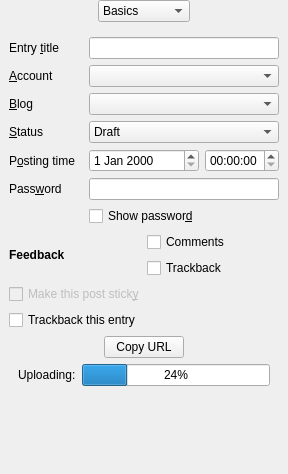
<?xml version="1.0" encoding="UTF-8"?>
<ui version="4.0">
 <class>CategoryWidget</class>
 <widget class="QWidget" name="CategoryWidget">
  <property name="geometry">
   <rect>
    <x>0</x>
    <y>0</y>
    <width>284</width>
    <height>474</height>
   </rect>
  </property>
  <property name="windowTitle">
   <string>Form</string>
  </property>
  <layout class="QVBoxLayout">
   <property name="margin">
    <number>0</number>
   </property>
   <item>
    <layout class="QHBoxLayout">
     <item>
      <spacer>
       <property name="orientation">
        <enum>Qt::Horizontal</enum>
       </property>
       <property name="sizeHint" stdset="0">
        <size>
         <width>40</width>
         <height>20</height>
        </size>
       </property>
      </spacer>
     </item>
     <item>
      <widget class="QComboBox" name="cbPageSelector">
       <item>
        <property name="text">
         <string>Basics</string>
        </property>
       </item>
       <item>
        <property name="text">
         <string>Categories</string>
        </property>
       </item>
       <item>
        <property name="text">
         <string>Excerpt</string>
        </property>
       </item>
       <item>
        <property name="text">
         <string>Tags</string>
        </property>
       </item>
       <item>
        <property name="text">
         <string>Trackbacks</string>
        </property>
       </item>
      </widget>
     </item>
     <item>
      <spacer>
       <property name="orientation">
        <enum>Qt::Horizontal</enum>
       </property>
       <property name="sizeHint" stdset="0">
        <size>
         <width>40</width>
         <height>20</height>
        </size>
       </property>
      </spacer>
     </item>
    </layout>
   </item>
   <item>
    <widget class="QStackedWidget" name="stackedWidget">
     <property name="currentIndex">
      <number>0</number>
     </property>
     <widget class="QWidget" name="basicsPage">
      <layout class="QVBoxLayout" name="verticalLayout_3">
       <item>
        <layout class="QGridLayout">
         <item row="2" column="0">
          <widget class="QLabel" name="lBlog">
           <property name="text">
            <string>&amp;Blog</string>
           </property>
           <property name="buddy">
            <cstring>cbBlogSelector</cstring>
           </property>
          </widget>
         </item>
         <item row="1" column="0">
          <widget class="QLabel" name="lAccount">
           <property name="text">
            <string>&amp;Account</string>
           </property>
           <property name="buddy">
            <cstring>cbAccountSelector</cstring>
           </property>
          </widget>
         </item>
         <item row="4" column="2">
          <widget class="QTimeEdit" name="dteScheduleTime">
           <property name="enabled">
            <bool>true</bool>
           </property>
          </widget>
         </item>
         <item row="7" column="1">
          <widget class="QCheckBox" name="chShowPassword">
           <property name="text">
            <string>Show passwor&amp;d</string>
           </property>
          </widget>
         </item>
         <item row="4" column="1">
          <widget class="QDateEdit" name="dteScheduleDate">
           <property name="enabled">
            <bool>true</bool>
           </property>
          </widget>
         </item>
         <item row="0" column="1" colspan="2">
          <widget class="QLineEdit" name="leTitle"/>
         </item>
         <item row="0" column="0">
          <widget class="QLabel" name="lTitle">
           <property name="sizePolicy">
            <sizepolicy hsizetype="Minimum" vsizetype="Preferred">
             <horstretch>0</horstretch>
             <verstretch>0</verstretch>
            </sizepolicy>
           </property>
           <property name="text">
            <string>Entry &amp;title</string>
           </property>
           <property name="buddy">
            <cstring>leTitle</cstring>
           </property>
          </widget>
         </item>
         <item row="1" column="1" colspan="2">
          <widget class="QComboBox" name="cbAccountSelector"/>
         </item>
         <item row="7" column="0">
          <widget class="QWidget" name="wBlankWidget" native="true"/>
         </item>
         <item row="6" column="0">
          <widget class="QLabel" name="lPassword">
           <property name="text">
            <string>Pass&amp;word</string>
           </property>
           <property name="buddy">
            <cstring>lePassword</cstring>
           </property>
          </widget>
         </item>
         <item row="2" column="1" colspan="2">
          <widget class="QComboBox" name="cbBlogSelector">
           <property name="whatsThis">
            <string>If your blog software allows you to publish more than one blog, as with Movable Type, you must choose which blog here.  (If you use Wordpress, ignore this.)</string>
           </property>
          </widget>
         </item>
         <item row="6" column="1" colspan="2">
          <widget class="QLineEdit" name="lePassword">
           <property name="toolTip">
            <string>Password (leave blank for no password)</string>
           </property>
           <property name="whatsThis">
            <string>A password to read this post. Leave this blank if you do not want to apply a password. Note that the title will be visible.</string>
           </property>
           <property name="echoMode">
            <enum>QLineEdit::Password</enum>
           </property>
          </widget>
         </item>
         <item row="3" column="0">
          <widget class="QLabel" name="lStatus">
           <property name="whatsThis">
            <string>Whether the entry is to be published immediately, or stored in the blog database for publication later</string>
           </property>
           <property name="text">
            <string>&amp;Status</string>
           </property>
           <property name="buddy">
            <cstring>cbStatus</cstring>
           </property>
          </widget>
         </item>
         <item row="4" column="0">
          <widget class="QLabel" name="lScheduleTime">
           <property name="text">
            <string>P&amp;osting time</string>
           </property>
           <property name="buddy">
            <cstring>dteScheduleDate</cstring>
           </property>
          </widget>
         </item>
         <item row="3" column="1" colspan="2">
          <widget class="QComboBox" name="cbStatus">
           <property name="whatsThis">
            <string>Whether the entry is to be published immediately, or just stored in the blog database for publication later</string>
           </property>
           <item>
            <property name="text">
             <string>Draft</string>
            </property>
           </item>
           <item>
            <property name="text">
             <string>Publish</string>
            </property>
           </item>
          </widget>
         </item>
        </layout>
       </item>
       <item>
        <layout class="QGridLayout">
         <item row="0" column="0" rowspan="2">
          <widget class="QLabel" name="label">
           <property name="text">
            <string>&lt;b&gt;Feedback&lt;/b&gt;</string>
           </property>
          </widget>
         </item>
         <item row="0" column="1">
          <widget class="QCheckBox" name="chAllowComments">
           <property name="whatsThis">
            <string>Click here if comments are to be allowed</string>
           </property>
           <property name="text">
            <string>Comments</string>
           </property>
          </widget>
         </item>
         <item row="1" column="1">
          <widget class="QCheckBox" name="chAllowTB">
           <property name="whatsThis">
            <string>Trackbacks are links to other sites, or other people's blog entries, placed by other people.  If you want to allow this, tick this box. Note that if you configure your blog software to refuse trackbacks, or not publish trackback locations, ticking this box will have no effect.</string>
           </property>
           <property name="text">
            <string>Trackback</string>
           </property>
          </widget>
         </item>
        </layout>
       </item>
       <item>
        <widget class="QCheckBox" name="chSticky">
         <property name="enabled">
          <bool>false</bool>
         </property>
         <property name="whatsThis">
          <string>Sticky posts will always appear at the top of your Wordpress blog, usually in a distinctive style.</string>
         </property>
         <property name="text">
          <string>Make this post stick&amp;y</string>
         </property>
        </widget>
       </item>
       <item>
        <widget class="QCheckBox" name="cbDoTB">
         <property name="text">
          <string>Trackback this entry</string>
         </property>
        </widget>
       </item>
       <item>
        <widget class="QWidget" name="copyURLWidget" native="true">
         <layout class="QHBoxLayout" name="horizontalLayout">
          <property name="topMargin">
           <number>0</number>
          </property>
          <property name="bottomMargin">
           <number>0</number>
          </property>
          <item>
           <spacer name="horizontalSpacer">
            <property name="orientation">
             <enum>Qt::Horizontal</enum>
            </property>
            <property name="sizeHint" stdset="0">
             <size>
              <width>56</width>
              <height>20</height>
             </size>
            </property>
           </spacer>
          </item>
          <item>
           <widget class="QPushButton" name="pbCopyURL">
            <property name="toolTip">
             <string>Copy the uploaded file's URL to the clipboard</string>
            </property>
            <property name="whatsThis">
             <string>Copy the location of the file you just uploaded to the clipboard, so you can paste it into your entry</string>
            </property>
            <property name="text">
             <string>Copy URL</string>
            </property>
           </widget>
          </item>
          <item>
           <spacer name="horizontalSpacer_2">
            <property name="orientation">
             <enum>Qt::Horizontal</enum>
            </property>
            <property name="sizeHint" stdset="0">
             <size>
              <width>55</width>
              <height>20</height>
             </size>
            </property>
           </spacer>
          </item>
         </layout>
        </widget>
       </item>
       <item>
        <widget class="QWidget" name="progressWidget" native="true">
         <layout class="QHBoxLayout" name="horizontalLayout_2">
          <property name="topMargin">
           <number>0</number>
          </property>
          <property name="bottomMargin">
           <number>0</number>
          </property>
          <item>
           <widget class="QLabel" name="lProgressBarLabel">
            <property name="text">
             <string>Uploading:</string>
            </property>
           </widget>
          </item>
          <item>
           <widget class="QProgressBar" name="progressBar">
            <property name="value">
             <number>24</number>
            </property>
           </widget>
          </item>
         </layout>
        </widget>
       </item>
       <item>
        <spacer name="verticalSpacer">
         <property name="orientation">
          <enum>Qt::Vertical</enum>
         </property>
         <property name="sizeHint" stdset="0">
          <size>
           <width>20</width>
           <height>40</height>
          </size>
         </property>
        </spacer>
       </item>
      </layout>
     </widget>
     <widget class="QWidget" name="categoryPage">
      <layout class="QVBoxLayout">
       <item>
        <widget class="QGroupBox" name="gbCategory">
         <property name="title">
          <string>Categories</string>
         </property>
         <layout class="QGridLayout" name="gridLayout_2">
          <item row="0" column="0">
           <widget class="QLabel" name="lMainCat">
            <property name="text">
             <string>Primary</string>
            </property>
            <property name="buddy">
             <cstring>cbMainCat</cstring>
            </property>
           </widget>
          </item>
          <item row="1" column="0" colspan="2">
           <widget class="QComboBox" name="cbMainCat">
            <property name="whatsThis">
             <string>The main category under which your entry is to be published.  If you are choosing only one category, choose it here.</string>
            </property>
           </widget>
          </item>
          <item row="2" column="0">
           <widget class="QLabel" name="lOtherCats">
            <property name="text">
             <string>Others</string>
            </property>
            <property name="buddy">
             <cstring>lwOtherCats</cstring>
            </property>
           </widget>
          </item>
          <item row="3" column="0" colspan="2">
           <widget class="QListWidget" name="lwOtherCats">
            <property name="contextMenuPolicy">
             <enum>Qt::ActionsContextMenu</enum>
            </property>
            <property name="whatsThis">
             <string>Secondary categories, if your blog system supports them.  To select more than one category, hold down Ctrl and click the main mouse button.</string>
            </property>
            <property name="selectionMode">
             <enum>QAbstractItemView::MultiSelection</enum>
            </property>
           </widget>
          </item>
          <item row="4" column="0" colspan="2">
           <widget class="QCheckBox" name="chNoCats">
            <property name="toolTip">
             <string>Don't use any categories</string>
            </property>
            <property name="text">
             <string>No categories</string>
            </property>
           </widget>
          </item>
          <item row="5" column="0">
           <widget class="QPushButton" name="pbRefresh">
            <property name="whatsThis">
             <string>Fetches an updated category list from the blog server</string>
            </property>
            <property name="text">
             <string>&amp;Refresh</string>
            </property>
           </widget>
          </item>
          <item row="5" column="1">
           <widget class="QPushButton" name="pbAddCategory">
            <property name="toolTip">
             <string>Add a category</string>
            </property>
            <property name="whatsThis">
             <string>Add a new category to your blog.  Your blog needs to support the Wordpress API for this to work.</string>
            </property>
            <property name="text">
             <string>Add category</string>
            </property>
           </widget>
          </item>
         </layout>
        </widget>
       </item>
      </layout>
     </widget>
     <widget class="QWidget" name="excerptPage">
      <layout class="QVBoxLayout">
       <item>
        <widget class="QGroupBox" name="gbExcerpt">
         <property name="title">
          <string>RSS Excerpt</string>
         </property>
         <layout class="QVBoxLayout">
          <item>
           <widget class="QTextEdit" name="teExcerpt"/>
          </item>
          <item>
           <widget class="QLabel" name="lExcerptExplanation">
            <property name="text">
             <string>RSS E&amp;xcerpt: This will appear in your summarised RSS feeds if you choose to enter anything here.  If you do not, your blog engine will use the first few lines of the post (or the entire post, if it is short enough).</string>
            </property>
            <property name="alignment">
             <set>Qt::AlignJustify|Qt::AlignVCenter</set>
            </property>
            <property name="wordWrap">
             <bool>true</bool>
            </property>
            <property name="buddy">
             <cstring>teExcerpt</cstring>
            </property>
           </widget>
          </item>
         </layout>
        </widget>
       </item>
      </layout>
     </widget>
     <widget class="QWidget" name="keywordTagsPage">
      <layout class="QVBoxLayout" name="verticalLayout_2">
       <item>
        <widget class="QGroupBox" name="gbKeywordTags">
         <property name="title">
          <string>Tags</string>
         </property>
         <layout class="QVBoxLayout" name="verticalLayout">
          <item>
           <layout class="QGridLayout" name="gridLayout">
            <item row="7" column="0" colspan="3">
             <widget class="QLineEdit" name="leAddKeywordTag">
              <property name="toolTip">
               <string>Enter tag; no need for quotes</string>
              </property>
              <property name="whatsThis">
               <string>Enter the tag name here; no need to use quotes if there are two or more words</string>
              </property>
             </widget>
            </item>
            <item row="0" column="0" colspan="4">
             <widget class="QListWidget" name="lwAvailKeywordTags">
              <property name="contextMenuPolicy">
               <enum>Qt::ActionsContextMenu</enum>
              </property>
              <property name="toolTip">
               <string>Tags already in use on your blog</string>
              </property>
              <property name="whatsThis">
               <string>These are the tags that your blog already knows about. Double-click any of these to add it to this entry. You can add another one using the line box below.</string>
              </property>
              <property name="sortingEnabled">
               <bool>true</bool>
              </property>
             </widget>
            </item>
            <item row="4" column="0" colspan="4">
             <widget class="QListWidget" name="lwKeywordTags">
              <property name="contextMenuPolicy">
               <enum>Qt::ActionsContextMenu</enum>
              </property>
              <property name="toolTip">
               <string>Tags for this post</string>
              </property>
              <property name="whatsThis">
               <string>These are the tags used in Wordpress (known as keywords in Movable Type and TypePad)</string>
              </property>
             </widget>
            </item>
            <item row="7" column="3">
             <widget class="QToolButton" name="tbAddKeywordTag">
              <property name="toolTip">
               <string>Add tag</string>
              </property>
              <property name="whatsThis">
               <string>Click here to add the tag to the list</string>
              </property>
              <property name="text">
               <string>&amp;Add</string>
              </property>
             </widget>
            </item>
            <item row="1" column="0">
             <widget class="QToolButton" name="tbSelectKeywordTag">
              <property name="text">
               <string/>
              </property>
             </widget>
            </item>
            <item row="1" column="1">
             <widget class="QToolButton" name="tbRemoveKeywordTag">
              <property name="text">
               <string/>
              </property>
             </widget>
            </item>
            <item row="1" column="2" colspan="2">
             <widget class="QPushButton" name="pbRefreshKeywordTags">
              <property name="text">
               <string>Refresh</string>
              </property>
             </widget>
            </item>
           </layout>
          </item>
         </layout>
        </widget>
       </item>
      </layout>
     </widget>
     <widget class="QWidget" name="tbPingsPage">
      <layout class="QGridLayout">
       <item row="0" column="0">
        <widget class="QGroupBox" name="gbTrackbacks">
         <property name="title">
          <string>Trackback pings</string>
         </property>
         <layout class="QVBoxLayout">
          <item>
           <widget class="QListWidget" name="lwTBPings">
            <property name="contextMenuPolicy">
             <enum>Qt::ActionsContextMenu</enum>
            </property>
            <property name="whatsThis">
             <string>Locations of web articles (usually blog entries) you want to trackback when posting this entry.</string>
            </property>
           </widget>
          </item>
          <item>
           <layout class="QHBoxLayout">
            <item>
             <widget class="QLineEdit" name="leTBPingURL"/>
            </item>
            <item>
             <widget class="QToolButton" name="tbTBAdd">
              <property name="text">
               <string>Add</string>
              </property>
             </widget>
            </item>
           </layout>
          </item>
         </layout>
        </widget>
       </item>
      </layout>
     </widget>
    </widget>
   </item>
  </layout>
 </widget>
 <tabstops>
  <tabstop>cbPageSelector</tabstop>
  <tabstop>leTitle</tabstop>
  <tabstop>cbAccountSelector</tabstop>
  <tabstop>cbBlogSelector</tabstop>
  <tabstop>cbStatus</tabstop>
  <tabstop>dteScheduleDate</tabstop>
  <tabstop>dteScheduleTime</tabstop>
  <tabstop>lePassword</tabstop>
  <tabstop>chShowPassword</tabstop>
  <tabstop>chAllowComments</tabstop>
  <tabstop>chAllowTB</tabstop>
  <tabstop>cbMainCat</tabstop>
  <tabstop>lwOtherCats</tabstop>
  <tabstop>chNoCats</tabstop>
  <tabstop>pbRefresh</tabstop>
  <tabstop>pbAddCategory</tabstop>
  <tabstop>teExcerpt</tabstop>
  <tabstop>lwAvailKeywordTags</tabstop>
  <tabstop>tbSelectKeywordTag</tabstop>
  <tabstop>tbRemoveKeywordTag</tabstop>
  <tabstop>pbRefreshKeywordTags</tabstop>
  <tabstop>lwKeywordTags</tabstop>
  <tabstop>leAddKeywordTag</tabstop>
  <tabstop>tbAddKeywordTag</tabstop>
  <tabstop>lwTBPings</tabstop>
  <tabstop>leTBPingURL</tabstop>
  <tabstop>tbTBAdd</tabstop>
 </tabstops>
 <resources/>
 <connections>
  <connection>
   <sender>cbPageSelector</sender>
   <signal>currentIndexChanged(int)</signal>
   <receiver>stackedWidget</receiver>
   <slot>setCurrentIndex(int)</slot>
   <hints>
    <hint type="sourcelabel">
     <x>217</x>
     <y>25</y>
    </hint>
    <hint type="destinationlabel">
     <x>252</x>
     <y>90</y>
    </hint>
   </hints>
  </connection>
  <connection>
   <sender>chNoCats</sender>
   <signal>toggled(bool)</signal>
   <receiver>cbMainCat</receiver>
   <slot>setDisabled(bool)</slot>
   <hints>
    <hint type="sourcelabel">
     <x>63</x>
     <y>57</y>
    </hint>
    <hint type="destinationlabel">
     <x>75</x>
     <y>64</y>
    </hint>
   </hints>
  </connection>
  <connection>
   <sender>chNoCats</sender>
   <signal>toggled(bool)</signal>
   <receiver>lwOtherCats</receiver>
   <slot>setDisabled(bool)</slot>
   <hints>
    <hint type="sourcelabel">
     <x>81</x>
     <y>57</y>
    </hint>
    <hint type="destinationlabel">
     <x>72</x>
     <y>62</y>
    </hint>
   </hints>
  </connection>
 </connections>
</ui>
